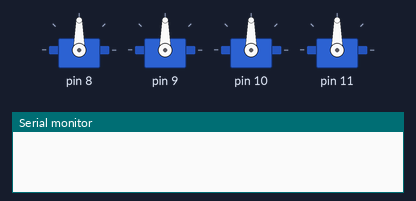
This sketch was run on a simulated Arduino Uno, built with avr-gcc and run on an emulated ATmega328P. Parts: 4 × servo, the last lines printed to the serial monitor. At 15.2 s the program stops and its outputs stay as they are.

Above: at 0.1 s.
At 5.1 s:
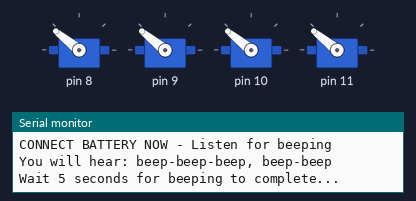
At 10.1 s:
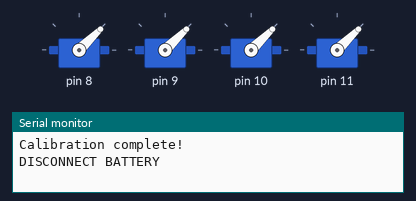
Timing chart, 0 to 11.6 s (numbered marks = the images above):
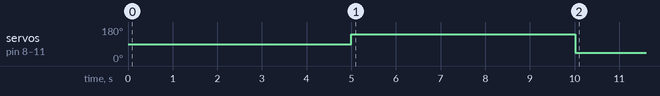

The sketch:

DroneEscCalibration.ino
```cpp
#include <ServoTimer2.h>

ServoTimer2 esc[4];

// ------------------ ESC CALIBRATION ------------------
void esc_calibration() {
  Serial.println("=== ESC THROTTLE RANGE CALIBRATION ===");
  Serial.println("DISCONNECT BATTERY NOW!");
  Serial.println("Waiting 3 seconds...");
  delay(3000);

  // Step 1: Send MAX throttle to all ESCs
  Serial.println("\nStep 1: Sending MAX throttle (2000 µs)");
  for (int i = 0; i < 4; i++) {
    esc[i].write(2000);
  }

  Serial.println("CONNECT BATTERY NOW - Listen for beeping");
  Serial.println("You will hear: beep-beep-beep, beep-beep");
  Serial.println("Wait 5 seconds for beeping to complete...");
  delay(5000);

  // Step 2: Send MIN throttle to all ESCs
  Serial.println("\nStep 2: Sending MIN throttle (1000 µs)");
  for (int i = 0; i < 4; i++) {
    esc[i].write(1000);
  }

  Serial.println("Listen for final confirmation beeps (should be 3-4 quick beeps)");
  Serial.println("Calibration complete!");
  Serial.println("DISCONNECT BATTERY");
  delay(5000);

  // Hold at minimum throttle
  while (true) {
    for (int i = 0; i < 4; i++) {
      esc[i].write(1000);
    }
    delay(100);
  }
}

void setup() {
  Serial.begin(115200);

  esc[0].attach(8);
  esc[1].attach(9);
  esc[2].attach(10);
  esc[3].attach(11);
  delay(2000);
  esc_calibration();
}

void loop() {
  // nothing — esc_calibration() never returns
}
```

Measured:
- by itself, servo on pin 8–11: 90° → 141° at 5.0 s, → 44° 5.0 s later
